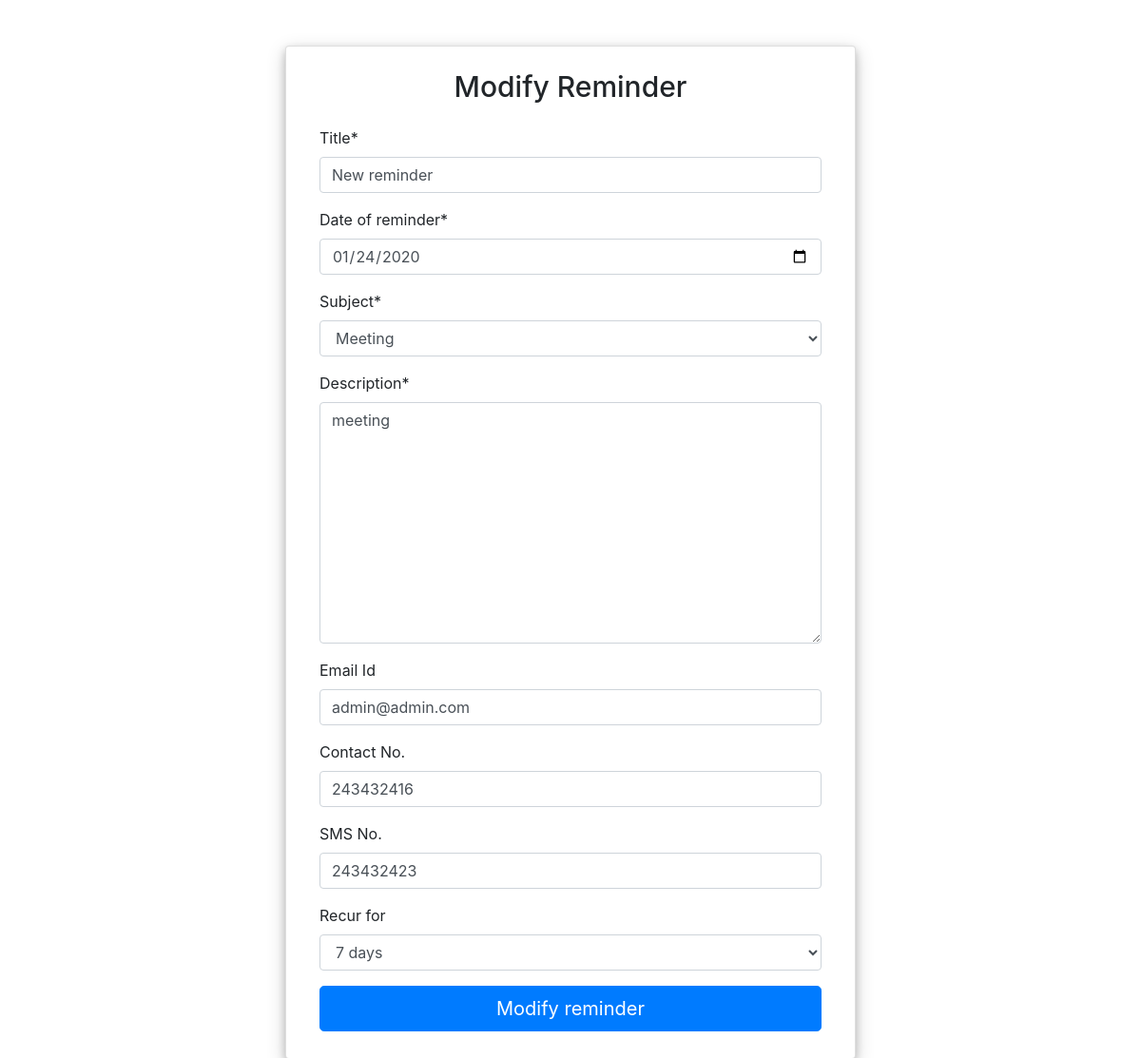
/modify_reminder/1/ (signed in), run on the app's committed database.
### reminders/models.py (models this page shows)
class Reminders(models.Model):
    user = models.ForeignKey(User, on_delete=models.CASCADE)
    label = models.CharField('Title', max_length=100)
    date_of_creation = models.DateTimeField(auto_now_add=True)
    last_modified = models.DateTimeField(auto_now=True)
    date_of_reminder = models.DateField()
    subject = models.CharField('Subject', choices=SUBJECTS, max_length=100)
    description = models.TextField()
    email = models.EmailField('Email Id', blank=True, null=True)
    contact_no = models.PositiveIntegerField('Contact No.', blank=True, null=True)
    sms_no = models.PositiveIntegerField('SMS No.', blank=True, null=True)
    enabled = models.BooleanField('Enable', default=True)
    recur_for = models.CharField('Recur for', max_length=20, choices=RECUR_DAYS, blank=True, null=True)

### reminders/views.py (the view)
# urls.py: path('modify_reminder/<id>/', modify_reminder, name='modify_reminder'),
@login_required
def modify_reminder(request, id):
    if not Reminders.objects.filter(id=id, user=request.user):
        return redirect('home')
    if request.method == 'POST':
        form = SetReminderForm(request.POST, instance=Reminders.objects.get(id=id))
        if form.is_valid():
            form.save()
            return redirect('home')
    else:
        form = SetReminderForm(instance=Reminders.objects.get(id=id))
    return render(request, 'modify_reminder.html', {'form': form})

### reminders/forms.py (shortened to what this page needs)
class SetReminderForm(forms.ModelForm):
    date_of_reminder = forms.DateField(input_formats=['%Y-%m-%d'], widget=forms.DateInput(attrs={'type': 'date'}))
    class Meta:
        model = Reminders
        fields = ['label', 'date_of_reminder', 'subject', 'description', 'email', 'contact_no', 'sms_no', 'recur_for']

### templates/modify_reminder.html (shortened to what this page needs)
<!DOCTYPE html>
<html lang="en">
<head>
    <link rel="stylesheet" href="https://stackpath.bootstrapcdn.com/bootstrap/4.1.3/css/bootstrap.min.css"
>
    </head>
{% load crispy_forms_tags %}
<body>
<div class="container py-5" align="center">
    <div class="container pt-0 card mb-3" style="width: 600px;" id="set_reminder" align="left">
        <h1 class="mt-4 mb-3" style=font-size:30px>
            <center>Modify Reminder</center>
        </h1>
        <div class="pt-2" style="padding: 20px;">
            <form method="POST">
                {{ form|crispy }}
                <button class="btn btn-primary mb-2 btn-lg btn-block" type="submit">Modify reminder</button>
            </form>
        </div>
    </div>
</div>
</body>
</html>

### templates/modify_reminder.html (style rules this page uses)
div.card { box-shadow: 0 4px 8px 0 rgba(0, 0, 0, 0.2), 0 6px 20px 0 rgba(0, 0, 0, 0.19); }

### data on the page
Reminders: label "New reminder", date_of_reminder "01/24/2020", subject "Meeting", description "meeting", email "admin@admin.com", contact_no "243432416", sms_no "243432423", recur_for "7 days"
